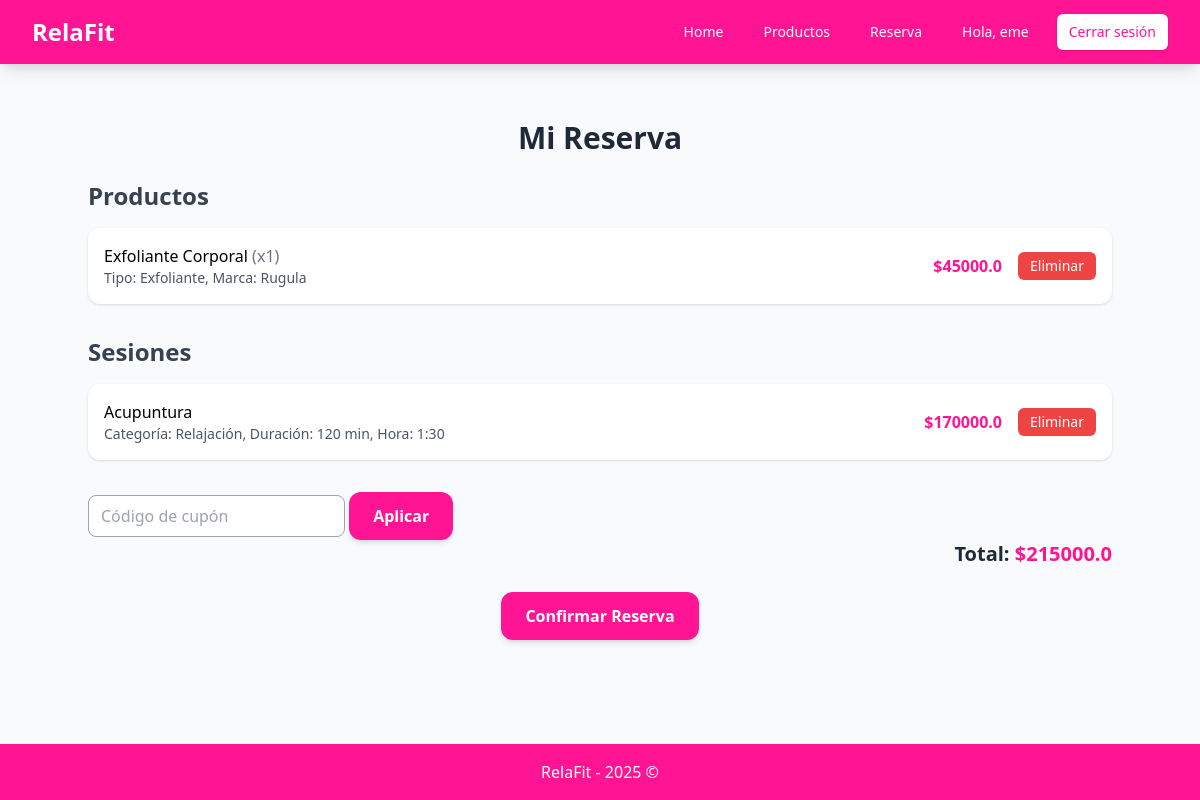
The app's page /reserva/ (signed in) with its own data.
### Sesion/models.py (models this page shows, shortened)
class Usuario(models.Model):
    idUsuario = models.AutoField(primary_key = True)
    nombreCompletoUsuario = models.CharField(blank = False, null = False)
    correoUsuario = models.CharField(blank = False, null = False)
    contraseñaUsuario = models.CharField(blank = False, null = False)
    tipoUsuario = models.CharField(
        max_length=10,
        choices=[("cliente", "Cliente"), ("admin", "Administrador")],
        default="cliente"
    )

class Producto(models.Model):
    idProducto = models.AutoField(primary_key=True)
    nombreProducto = models.CharField(max_length=100, blank = False, null = False)
    tipoProducto = models.CharField(max_length=50, blank = False, null = False)
    marcaProducto = models.CharField(max_length=50, blank = False, null = False)
    cantidadDeProducto = models.IntegerField(blank = False, null = False)
    fechaVencimientoProducto = models.DateField(blank = False, null = False)
    precioDeProducto = models.FloatField(blank = False, null = False)
    imagenProducto = models.ImageField(upload_to="productos/", blank = False, null = False)

class Sesion(models.Model):
    idSesion = models.AutoField(primary_key= True)
    nombreSesion = models.CharField(blank = False, null = False)
    categoriaSesion = models.CharField(blank = False, null = False)
    descripcionSesion = models.TextField(blank = False, null = False)
    imagenSesion = models.ImageField(upload_to="sesiones/" , blank = False, null = False)
    precioSesion = models.FloatField(blank = False, null = False)
    duracionSesion = models.IntegerField(blank = False, null = False) #en minutos
    horaSesion = models.CharField(blank = False, null = False)
    reservaSesion = models.ForeignKey('Reserva', on_delete=models.CASCADE, related_name="sesion", blank = True, null = True)

class Reserva(models.Model):
    idReserva = models.AutoField(primary_key=True)
    usuario = models.ForeignKey(
        'Usuario',
        on_delete=models.CASCADE,
        related_name='reservas',
        null=True,
        blank=True
    )
    fechaReserva = models.DateField(auto_now_add=True)
    horaReserva = models.TimeField(auto_now_add=True)
    precioFinalReserva = models.FloatField(default=0.0)  # 👈 inicializa en 0
    numeroPersonasReserva = models.IntegerField(blank = True, null = True)
    reservaCupon = models.OneToOneField(
        'Cupon',
        on_delete=models.CASCADE,
        null=True,
        blank=True
    )
    productos = models.ManyToManyField(
        'Producto',
        blank=True,
        related_name='reservas'
    )
    sesiones = models.ManyToManyField(
        'Sesion',
        blank=True,
        related_name='reservas'
    )
    estado = models.CharField(
    max_length=20,
    choices=[('activa', 'Activa'), ('enviada', 'Enviada')],
    default='activa'
)

### Sesion/views.py (the view, shortened to what this page needs)
# urls.py: path("reserva/", ReservaPageView.as_view(), name = 'reserva'),
class ReservaPageView(TemplateView):
    template_name = "reserva.html"
    def get_context_data(self, **kwargs):
        context = super().get_context_data(**kwargs)
        usuario_id = self.request.session.get("usuario_id")
        if usuario_id:
            usuario = get_object_or_404(Usuario, idUsuario=usuario_id)
            reserva, created = Reserva.objects.get_or_create(
            usuario=usuario,
            estado="activa",
            defaults={"precioFinalReserva": 0}
        )
            if reserva:
                context["reserva"] = reserva
        return context

### Sesion/templates/reserva.html (shortened to what this page needs)
{% extends "base.html" %}
{% load static %}
{% block content %}
<div class="max-w-5xl mx-auto py-8">
    <h1 class="text-3xl font-bold text-gray-800 mb-6 text-center">Mi Reserva</h1>
    {% if reserva %}
        <div class="mb-8">
            <h2 class="text-2xl font-semibold text-gray-700 mb-4">Productos</h2>
            {% if reserva.productos.exists %}
                <ul class="space-y-3">
                    {% for p in reserva.productos.all %}
                        <li class="flex justify-between items-center bg-white shadow p-4 rounded-xl">
                            <div>
                                <span class="font-medium">{{ p.nombreProducto }}</span>
                                <span class="text-gray-500">(x{{ p.cantidadDeProducto }})</span>
                                <p class="text-gray-600 text-sm">Tipo: {{ p.tipoProducto }}, Marca: {{ p.marcaProducto }}</p>
                            </div>
                            <div class="flex items-center space-x-4">
                                <span class="font-semibold text-pink-bright">${{ p.precioDeProducto }}</span>
                                <form method="post">
                                    <button type="submit" class="bg-red-500 hover:bg-red-600 text-white px-3 py-1 rounded-md text-sm">
                                        Eliminar
                                    </button>
                                </form>
                            </div>
                        </li>
                    {% endfor %}
                </ul>
            {% else %}
                <p class="text-gray-500 italic">No has agregado productos.</p>
            {% endif %}
        </div>
        <div class="mb-8">
            <h2 class="text-2xl font-semibold text-gray-700 mb-4">Sesiones</h2>
            {% if reserva.sesiones.exists %}
                <ul class="space-y-3">
                    {% for s in reserva.sesiones.all %}
                        <li class="flex justify-between items-center bg-white shadow p-4 rounded-xl">
                            <div>
                                <span class="font-medium">{{ s.nombreSesion }}</span>
                                <p class="text-gray-600 text-sm">Categoría: {{ s.categoriaSesion }}, Duración: {{ s.duracionSesion }} min, Hora: {{ s.horaSesion }}</p>
                            </div>
                            <div class="flex items-center space-x-4">
                                <span class="font-semibold text-pink-bright">${{ s.precioSesion }}</span>
                                <form method="post">
                                    <button type="submit" class="bg-red-500 hover:bg-red-600 text-white px-3 py-1 rounded-md text-sm">
                                        Eliminar
                                    </button>
                                </form>
                            </div>
                        </li>
                    {% endfor %}
                </ul>
            {% else %}
                <p class="text-gray-500 italic">No has agregado sesiones.</p>
            {% endif %}
        </div>
        <form method="post">
            <input
                type="text"
                name="codigo_cupon"
                placeholder="Código de cupón"
                class="border border-gray-400 rounded-lg px-3 py-2 focus:outline-none focus:ring-2 focus:ring-pink-400"
            >
            <button
                type="submit"
                class="bg-pink-bright hover:bg-pink-bright-dark text-white px-6 py-3 rounded-xl shadow-md font-semibold transition"
            >
                Aplicar
            </button>
        </form>
        <div class="text-right">
            <p class="text-xl font-bold text-gray-800">
                Total: <span class="text-pink-bright">${{ reserva.precioFinalReserva }}</span>
            </p>
        </div>
        <div class="mt-6 text-center">
            <form method="post" onsubmit="return confirmarReserva()">
                <button type="submit" name = "confirmar" class="bg-pink-bright hover:bg-pink-bright-dark text-white px-6 py-3 rounded-xl shadow-md font-semibold transition">
                    Confirmar Reserva
                </button>
            </form>
        </div>
    {% else %}
        <p class="text-gray-500 text-center italic">Tu carrito está vacío.</p>
    {% endif %}
</div>
{% endblock %}

### Sesion/templates/base.html (shortened to what this page needs)
<!DOCTYPE html>
<html lang="es">
<head>
    <script src="https://cdn.tailwindcss.com"></script>
</head>
<body class="min-h-screen bg-gray-50 flex flex-col">
    <nav class="bg-pink-bright shadow-lg sticky top-0 z-50">
        <div class="max-w-7xl mx-auto px-4 sm:px-6 lg:px-8">
            <div class="flex justify-between items-center h-16">
                <div class="flex items-center">
                    <h1 class="text-2xl font-bold text-white">RelaFit</h1>
                </div>
                <div class="hidden md:block">
                    <div class="ml-10 flex items-baseline space-x-4">
                        {% if request.session.usuario_id %}
                            {% if request.session.usuario_tipo == "admin" %}
                                <a href="{% url 'productos_list' %}"
                                class="text-white hover:bg-pink-bright-dark px-3 py-2 rounded-md text-sm font-medium">
                                    Gestionar Productos
                                </a>
                                <a href="{% url 'sesiones_list' %}"
                                class="text-white hover:bg-pink-bright-dark px-3 py-2 rounded-md text-sm font-medium">
                                    Gestionar Sesiones
                                </a>
                                <a href="{% url 'cupon_list' %}"
                                class="text-white hover:bg-pink-bright-dark px-3 py-2 rounded-md text-sm font-medium">
                                    Gestionar Cupones
                                </a>
                                <span class="text-white px-3 py-2 rounded-md text-sm font-medium">Hola, {{ request.session.usuario_nombre }}</span>
                                <a href="{% url 'logout' %}"
                                class="bg-white text-pink-bright hover:bg-gray-100 px-3 py-2 rounded-md text-sm font-medium shadow">
                                    Cerrar sesión
                                </a>
                            {% else %}
                                <a href="{% url 'home' %}"
                                class="text-white hover:bg-pink-bright-dark px-3 py-2 rounded-md text-sm font-medium">
                                    Home
                                </a>
                                <a href="{% url 'producto' %}"
                                class="text-white hover:bg-pink-bright-dark px-3 py-2 rounded-md text-sm font-medium">
                                    Productos
                                </a>
                                <a href="{% url 'reserva' %}"
                                class="text-white hover:bg-pink-bright-dark px-3 py-2 rounded-md text-sm font-medium">
                                    Reserva
                                </a>
                                <span class="text-white px-3 py-2 rounded-md text-sm font-medium">Hola, {{ request.session.usuario_nombre }}</span>
                                <a href="{% url 'logout' %}"
                                class="bg-white text-pink-bright hover:bg-gray-100 px-3 py-2 rounded-md text-sm font-medium shadow">
                                    Cerrar sesión
                                </a>
                            {% endif %}
                        {% endif %}
                    </div>
                </div>
            </div>
        </div>
    </nav>
    <main class="flex-grow">
        <div class="max-w-7xl mx-auto py-6 sm:px-6 lg:px-8">
            {% block content %}
            {% endblock %}
        </div>
    </main>
    <footer class="bg-pink-bright">
        <div class="max-w-7xl mx-auto py-4 px-4 sm:px-6 lg:px-8">
            <div class="text-center">
                <p class="text-white font-medium">RelaFit - 2025 ©</p>
            </div>
        </div>
    </footer>
</body>
</html>

### records on screen
Usuario: session.usuario_nombre "eme"
Producto: nombreProducto "Exfoliante Corporal", cantidadDeProducto "1", tipoProducto "Exfoliante", marcaProducto "Rugula", precioDeProducto "45000.0"
Sesion: nombreSesion "Acupuntura", categoriaSesion "Relajación", duracionSesion "120", horaSesion "1:30", precioSesion "170000.0"
Reserva: precioFinalReserva "215000.0"
